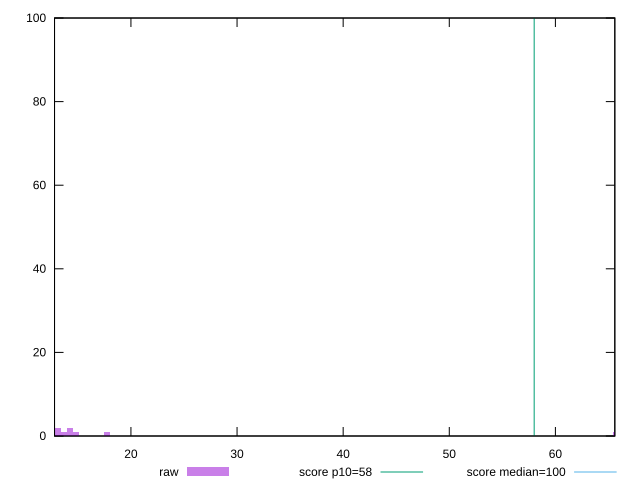

Here is the gnuplot script that generated this plot:
reset

$raw <<EOF
65.75138622851287 1
12.57852606110681 92
14.865530799489868 1
17.724286722468687 1
14.293779614894103 2
13.150277245702576 2
13.722028430298339 1
EOF

set key outside below
set boxwidth 0.5717511845957641
set xrange [12.8:65.59999999999927]
set yrange [0:100]
set trange [0:100]
set style fill transparent solid 0.5 noborder

set parametric
set terminal svg size 640, 490 enhanced background rgb 'white'
set output "report_00018_2021-02-10T15-25-16.877Z/estimated-input-latency/samples/pages+cached/raw/histogram.svg"

plot $raw title "raw" with boxes, \
     58,t title "score p10=58", \
     100,t title "score median=100"

reset
